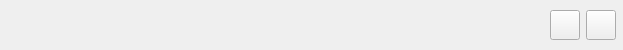
<?xml version="1.0" encoding="UTF-8"?>
<ui version="4.0">
 <class>TitleBar</class>
 <widget class="QWidget" name="TitleBar">
  <property name="geometry">
   <rect>
    <x>0</x>
    <y>0</y>
    <width>623</width>
    <height>50</height>
   </rect>
  </property>
  <property name="windowTitle">
   <string>Form</string>
  </property>
  <layout class="QGridLayout" name="gridLayout">
   <property name="leftMargin">
    <number>7</number>
   </property>
   <property name="topMargin">
    <number>7</number>
   </property>
   <property name="rightMargin">
    <number>7</number>
   </property>
   <property name="bottomMargin">
    <number>7</number>
   </property>
   <item row="0" column="0">
    <layout class="QHBoxLayout" name="horizontalLayout">
     <item>
      <widget class="QLabel" name="lb_Logo">
       <property name="minimumSize">
        <size>
         <width>30</width>
         <height>30</height>
        </size>
       </property>
       <property name="maximumSize">
        <size>
         <width>30</width>
         <height>30</height>
        </size>
       </property>
       <property name="text">
        <string/>
       </property>
      </widget>
     </item>
     <item>
      <widget class="QLabel" name="lb_TitleText">
       <property name="minimumSize">
        <size>
         <width>380</width>
         <height>30</height>
        </size>
       </property>
       <property name="maximumSize">
        <size>
         <width>380</width>
         <height>30</height>
        </size>
       </property>
       <property name="text">
        <string/>
       </property>
      </widget>
     </item>
     <item>
      <spacer name="horizontalSpacer">
       <property name="orientation">
        <enum>Qt::Horizontal</enum>
       </property>
       <property name="sizeHint" stdset="0">
        <size>
         <width>40</width>
         <height>20</height>
        </size>
       </property>
      </spacer>
     </item>
     <item>
      <widget class="QPushButton" name="miniBtn">
       <property name="minimumSize">
        <size>
         <width>30</width>
         <height>30</height>
        </size>
       </property>
       <property name="maximumSize">
        <size>
         <width>30</width>
         <height>30</height>
        </size>
       </property>
       <property name="text">
        <string/>
       </property>
      </widget>
     </item>
     <item>
      <widget class="QPushButton" name="closeBtn">
       <property name="minimumSize">
        <size>
         <width>30</width>
         <height>30</height>
        </size>
       </property>
       <property name="maximumSize">
        <size>
         <width>30</width>
         <height>30</height>
        </size>
       </property>
       <property name="text">
        <string/>
       </property>
      </widget>
     </item>
    </layout>
   </item>
  </layout>
 </widget>
 <resources/>
 <connections/>
</ui>
